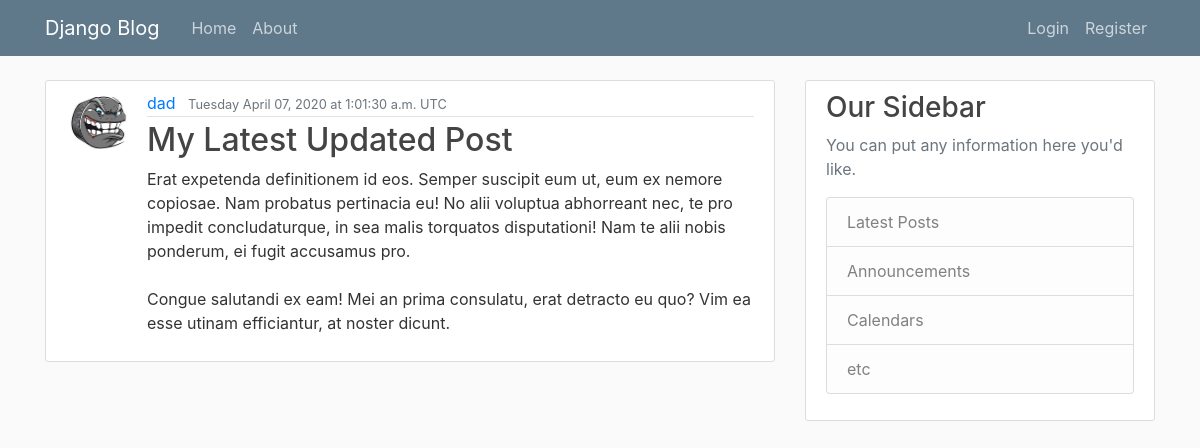
Screenshot of /post/28/ with the database file from the repository.
### blog/models.py (models this page shows, shortened)
class Post(models.Model):
    title = models.CharField(max_length=100)
    content = models.TextField()
    created = models.DateTimeField(auto_now_add=True) # default=timezone.now
    posted = models.DateTimeField(default=timezone.now)
    updated = models.DateTimeField(auto_now=True)
    author = models.ForeignKey(User, on_delete=models.CASCADE)

### users/models.py (models this page shows, shortened)
class Profile(models.Model):
    user = models.OneToOneField(User, on_delete=models.CASCADE)
    image = models.ImageField(default="default.jpg", upload_to="images")

### blog/views.py (the view)
# urls.py: path("post/<int:pk>/", PostDetailView.as_view(), name="post-detail"),
class PostDetailView(DetailView):
    model = Post

### blog/templates/blog/post_detail.html (shortened to what this page needs)
{% extends "blog/base.html" %}
{% block content %}
<article class="media content-section">
    <img class="rounded-circle article-img" src="{{ object.author.profile.image.url }}">
    <div class="media-body">
        <div class="article-metadata">
            <a class="mr-2" href="{% url 'user-posts' object.author.username %}">{{ object.author }}</a>
            <small class="text-muted">{{ object.posted|date:"l F d, Y" }} at
                {{ object.posted|time:"g:i:s a T" }}</small>
        </div>
        <h2 class="article-title">{{ object.title }}</h2>
        <p class="article-content">{{ object.content }}</p>
    </div>
</article>
{% endblock content %}

### blog/static/blog/main.css (style rules this page uses)
body { background: #fafafa; color: #333333; margin-top: 5rem; }
h1, h2, h3, h4, h5, h6 { color: #444444; }
.content-section { background: #ffffff; padding: 10px 20px; border: 1px solid #dddddd; border-radius: 3px; margin-bottom: 20px; }
.article-title { color: #444444; }
.article-content { white-space: pre-line; }
.article-img { height: 65px; width: 65px; margin-right: 16px; }
.article-metadata { padding-bottom: 1px; margin-bottom: 4px; border-bottom: 1px solid #e3e3e3 }

### rows the page displays
Post: author.profile.image (picture), author "dad", posted "Tuesday April 07, 2020", posted "1:01:30 a.m. UTC", title "My Latest Updated Post", content "Erat expetenda definitionem id eos. Semper suscipit eum ut, eum ex nemore copiosae. Nam probatus pertinacia eu! No alii voluptua abhorreant nec, te pro impedit concludaturque, in sea malis torquatos disputationi! Nam te alii nobis ponderum, ei fugit accusamus pro. Congue salutandi ex eam! Mei an prima consulatu, erat detracto eu quo? Vim ea esse utinam efficiantur, at noster dicunt."
